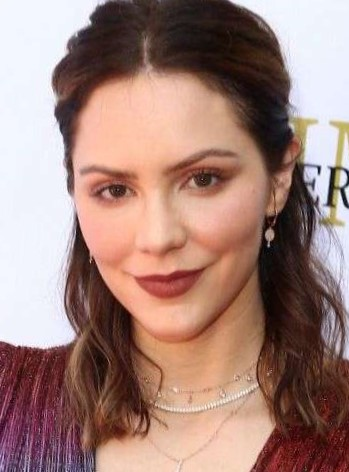
#> input picture data/FaceShape Dataset/testing_set/Heart/heart (225).jpg, 349 x 472 px; its folder holds only this picture in this run
$ python image_preprocessing.py
#> lines starting #> are read from the running program, lines starting #| are printed output that depends on the picture
import numpy as np
import pandas as pd
import matplotlib.pyplot as plt
import glob

from skimage.color import rgb2lab
from skimage.transform import resize
from collections import namedtuple

import warnings
warnings.filterwarnings(action = 'ignore', category = FutureWarning)


# 전처리
dataset = namedtuple('Dataset', ['x', 'y'])
RESIZED_IMAGE = (512, 512)
folder = ['Heart', 'Oblong', 'Oval', 'Round', 'Square']

# 1. 이미지 크기 조절 512*512
# 2. 이미지 색상 회색조로 변경
# 3. label one-hot encoding
def to_tf_format(imgs):
    return np.stack([img[:,:, np.newaxis] for img in imgs],
                    axis=0).astype(np.float32)

def read_img(path, img_labels, resize_to):
#> called with path = '../data/images', resize_to = (512, 512)
    images = []
    labels = []
    for i in range(len(img_labels)):
        full_path = path + '/' + img_labels[i] + '/'

        for img_name in glob.glob(full_path + '*.jpg'):
            img = plt.imread(img_name).astype(np.float32)
            img = rgb2lab(img/255.0)[:, :, 0]
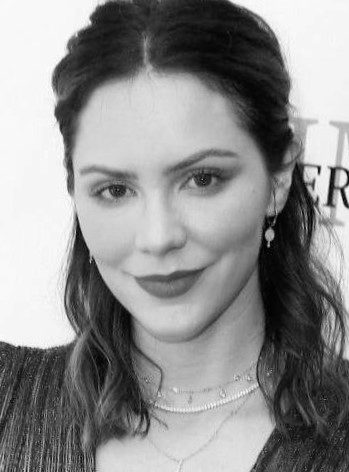
#> img: shape (472, 349) float32; min 0.466, max 99.51, mean 55.9; drawn with min black and max white
            img = resize(img, resize_to, mode='reflect')
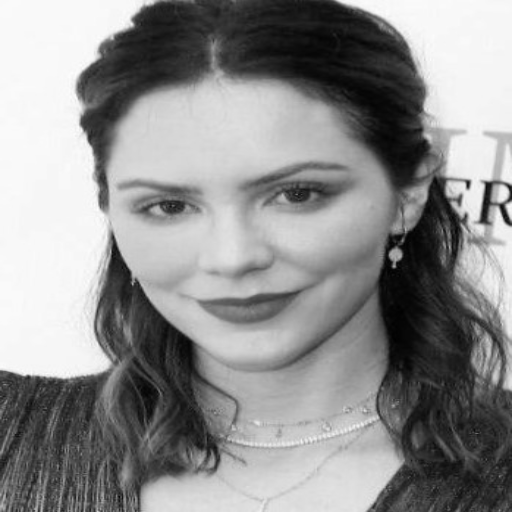
#> img: shape (512, 512) float32; min 0.622, max 99.1, mean 55.9; drawn with min black and max white

            label = np.zeros((len(labels), ), dtype=np.float32)
#> (the run stopped early here; a loop or call above may not have finished)

$ run again, on data/FaceShape Dataset/testing_set/Heart/heart (303).jpg
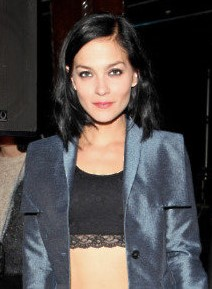
#> input picture data/FaceShape Dataset/testing_set/Heart/heart (303).jpg, 212 x 289 px
#> in read_img, `img = rgb2lab(img/255.0)[:, :, 0]`:
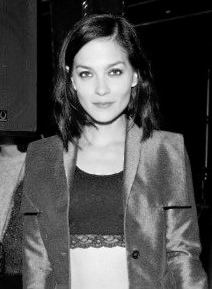
#> img: shape (289, 212) float32; min 0, max 97.37, mean 30.2; drawn with min black and max white
#> in read_img, `img = resize(img, resize_to, mode='reflect')`:
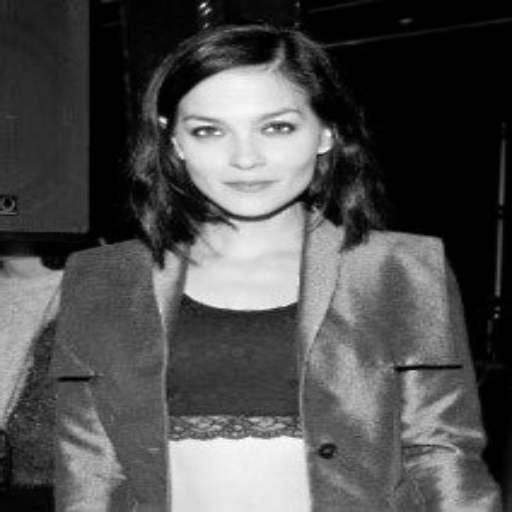
#> img: shape (512, 512) float32; min 0, max 95.9, mean 30.2; drawn with min black and max white

$ run again, on data/FaceShape Dataset/testing_set/Heart/heart (336).jpg
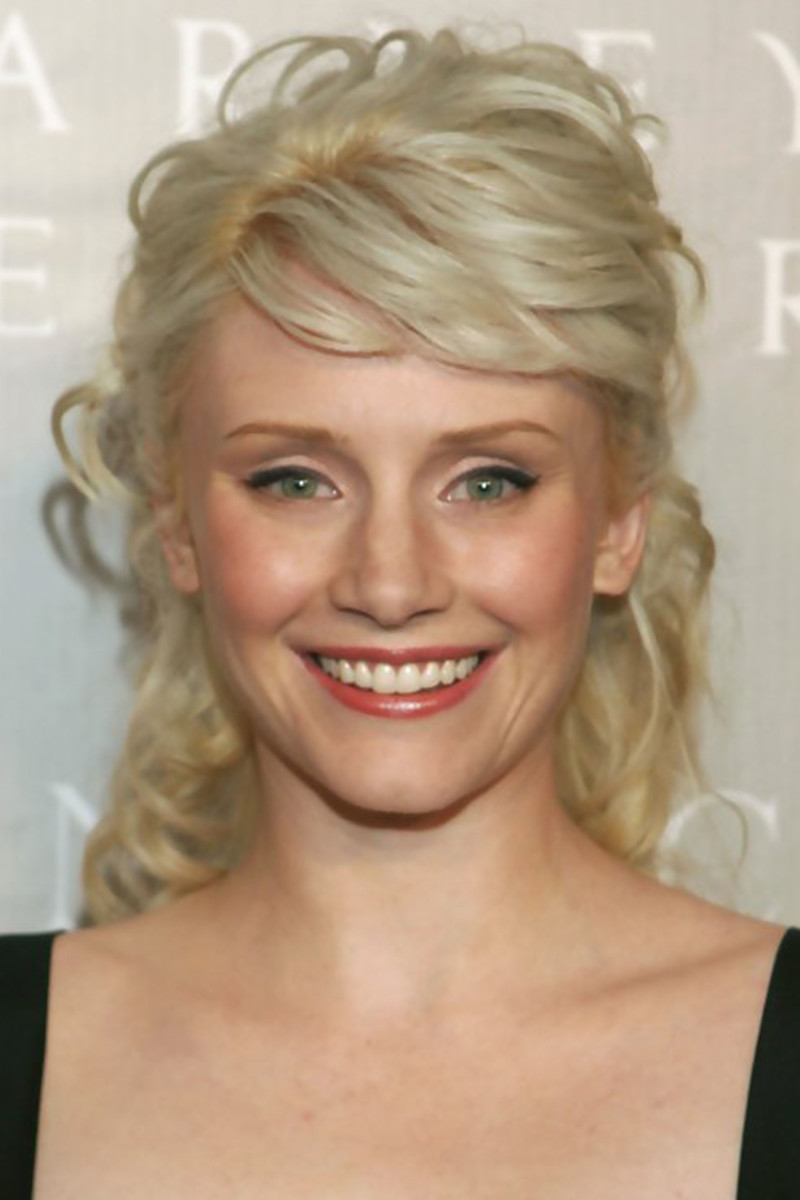
#> input picture data/FaceShape Dataset/testing_set/Heart/heart (336).jpg, 800 x 1200 px
#> in read_img, `img = rgb2lab(img/255.0)[:, :, 0]`:
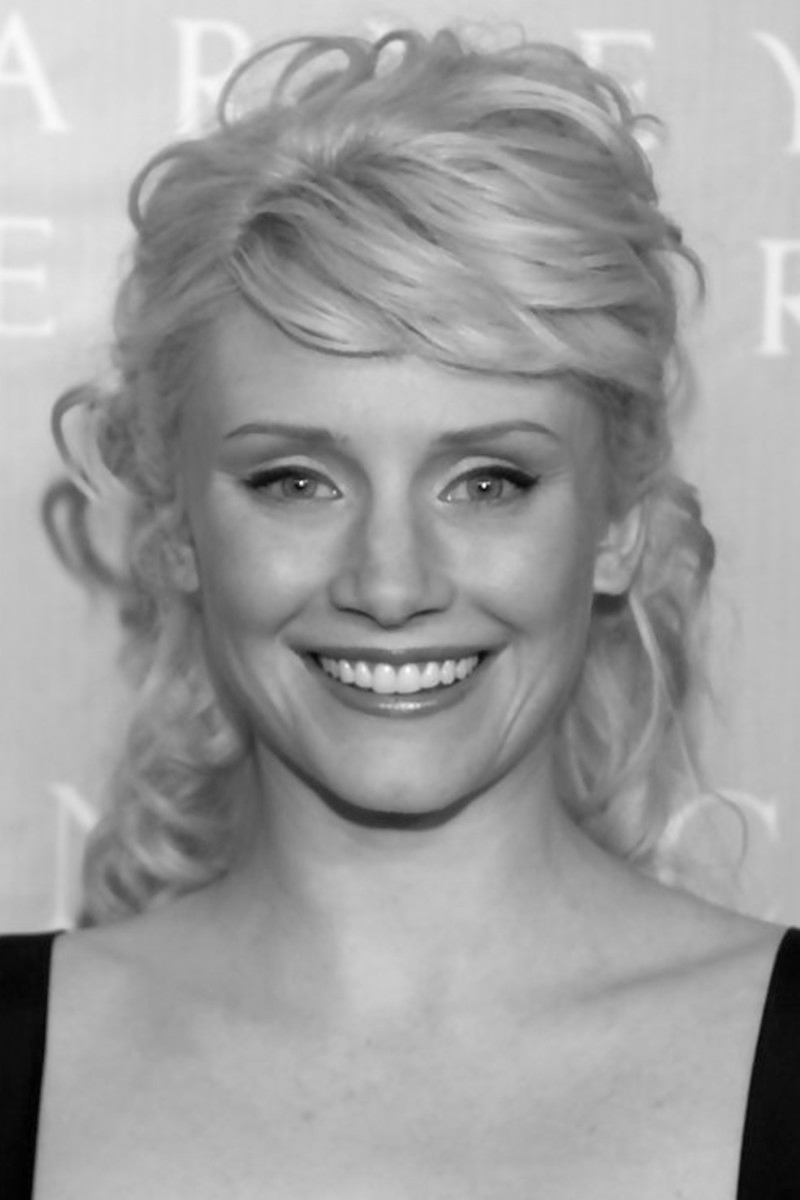
#> img: shape (1200, 800) float32; min 6.04, max 99.66, mean 64.5; drawn with min black and max white
#> in read_img, `img = resize(img, resize_to, mode='reflect')`:
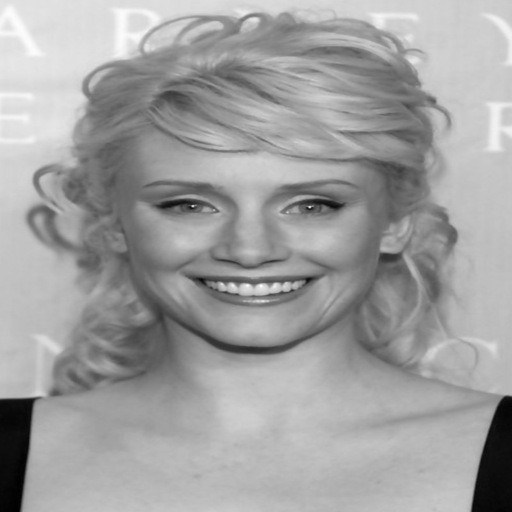
#> img: shape (512, 512) float32; min 6.34, max 98.41, mean 64.5; drawn with min black and max white

$ run again, on data/FaceShape Dataset/testing_set/Heart/heart (39).jpg
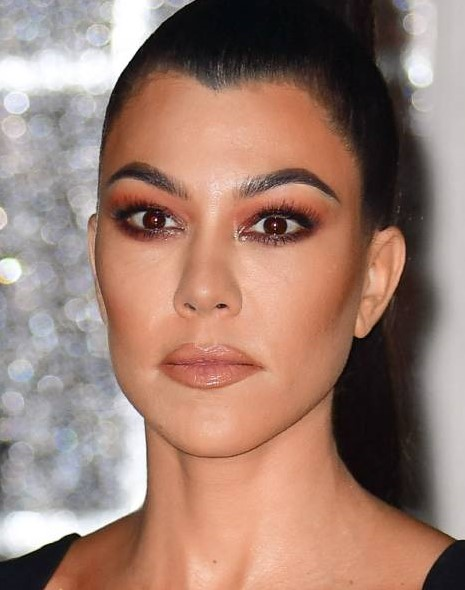
#> input picture data/FaceShape Dataset/testing_set/Heart/heart (39).jpg, 465 x 590 px
#> in read_img, `img = rgb2lab(img/255.0)[:, :, 0]`:
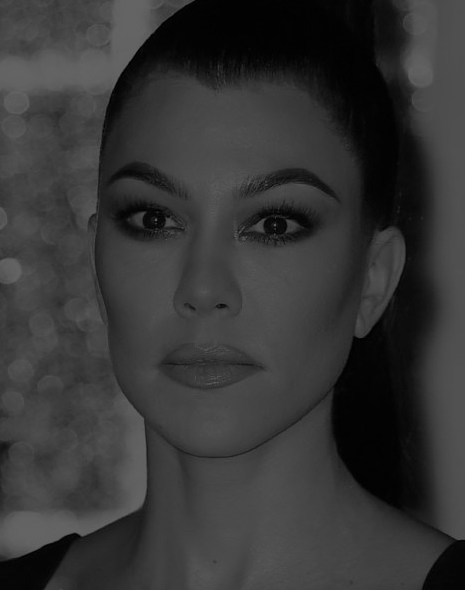
#> img: shape (590, 465) float32; min 0, max 100, mean 54.5
#> in read_img, `img = resize(img, resize_to, mode='reflect')`:
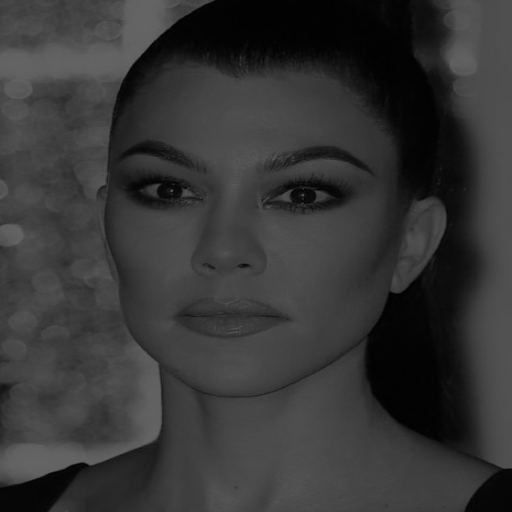
#> img: shape (512, 512) float32; min 0.542, max 100, mean 54.5

$ run again, on data/FaceShape Dataset/testing_set/Heart/heart (229).jpg
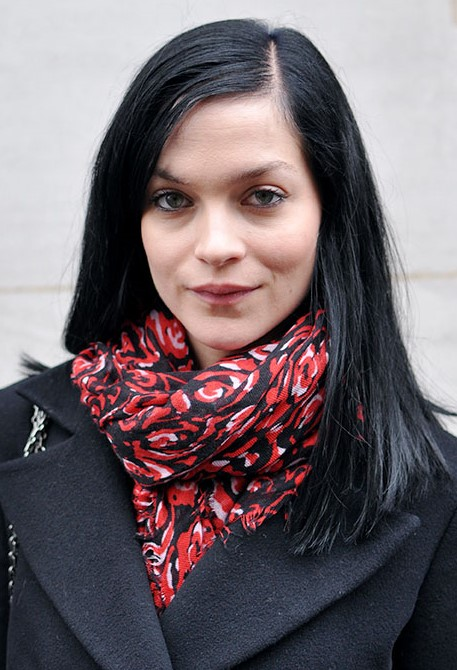
#> input picture data/FaceShape Dataset/testing_set/Heart/heart (229).jpg, 457 x 670 px
#> in read_img, `img = rgb2lab(img/255.0)[:, :, 0]`:
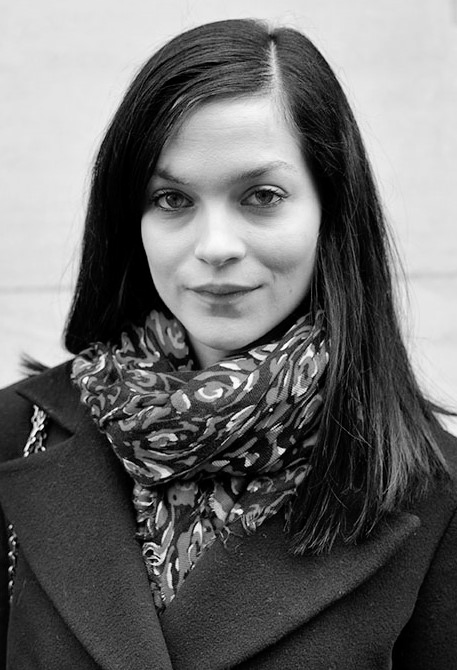
#> img: shape (670, 457) float32; min 0, max 99.75, mean 42.6; drawn with min black and max white
#> in read_img, `img = resize(img, resize_to, mode='reflect')`:
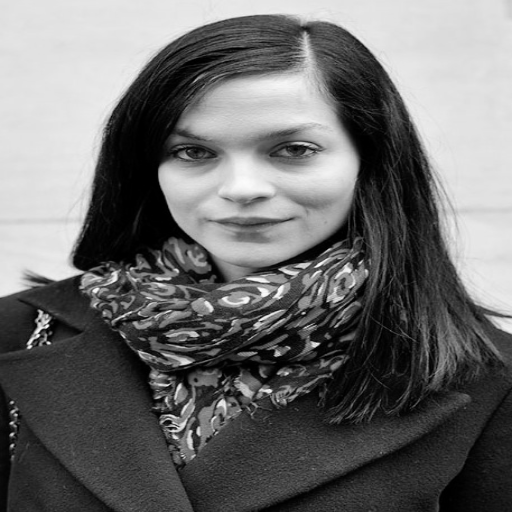
#> img: shape (512, 512) float32; min 0, max 99.47, mean 42.6; drawn with min black and max white
